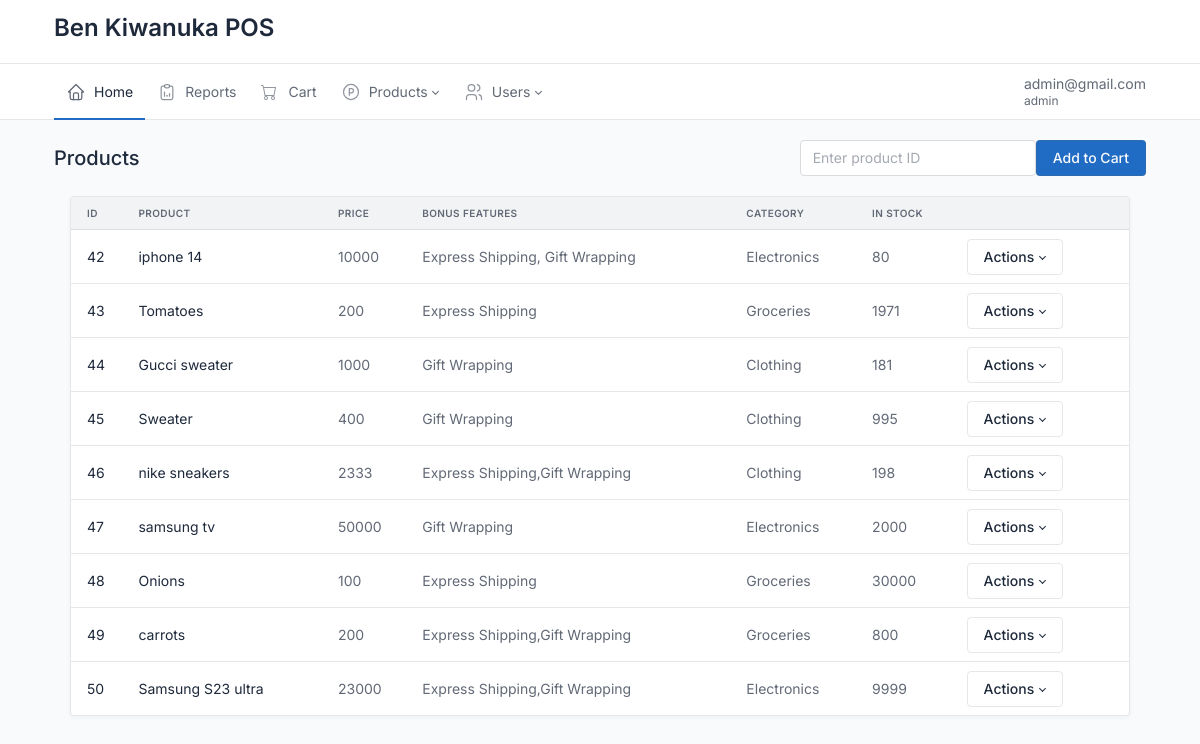
/dashboard.php (signed in), run on the app's committed database.
### tables this page shows
CREATE TABLE `users` (
  `id` int(11) NOT NULL,
  `email` varchar(255) NOT NULL,
  `pwd` varchar(255) NOT NULL,
  `user_role` varchar(255) NOT NULL
);

CREATE TABLE `products` (
  `id` int(11) NOT NULL,
  `pname` varchar(25) NOT NULL,
  `cost` varchar(25) NOT NULL,
  `category` varchar(25) NOT NULL,
  `quantity` int(11) NOT NULL,
  `bonus_feature` varchar(255) NOT NULL
);

### dashboard.php (called while the page is built, shortened)
<?php
    require "Products.php";
?>

### Products.php (the view, shortened to what this page needs)
<?php
require 'nav.php';
class Products
{
    private static $instance = null;
    public static function getInstance()
    {
        if (self::$instance == null) {
            self::$instance = new Products();
        }
        return self::$instance;
    }
    public function allProducts()
    {
        include 'mysql.php';
        $sql = "SELECT * FROM products";
        $result = $conn->query($sql);
        if ($result->num_rows > 0) {
?>
            <div class="wrapper">
                <div class="page-wrapper">
                    <div class="container-xl">
                        <div class="page-header d-print-none">
                            <div class="row align-items-center">
                                <div class="col">
                                    <div class="row align-items-center">
                                        <div class="col">
                                            <h2 class="page-title">
                                                Products
                                            </h2>
                                        </div>
                                        <div class="col-auto ms-auto d-print-none">
                                            <div class="btn-list">
                                                <form action="observer.php" method="post">
                                                    <div class="d-flex">
                                                        <input type="text" class="form-control" name="product_id" placeholder="Enter product ID">
                                                        <button type="submit" class="btn btn-primary">Add to Cart</button>
                                                    </div>
                                                </form>
                                            </div>
                                        </div>
                                    </div>
                                    <div class="page-body">
                                        <div class="container-xl">
                                            <div class="row row-cards">
                                                <div class="col-12">
                                                    <div class="card">
                                                        <div class="table-responsive">
                                                            <table class="table table-vcenter table-mobile-md card-table">
                                                                <thead>
                                                                    <tr>
                                                                        <th>Id</th>
                                                                        <th>Product</th>
                                                                        <th>Price</th>
                                                                        <th>Bonus Features</th>
                                                                        <th>Category</th>
                                                                        <th>In stock</th>
                                                                        <th class="w-auto"></th>
                                                                    </tr>
                                                                </thead>
                                                                <tbody>
                                                                    <?php
                                                                    while ($row = $result->fetch_assoc()) {
                                                                    ?>
                                                                        <tr>
                                                                            <td><?php echo $row["id"] ?></td>
                                                                            <td><?php echo $row["pname"] ?></td>
                                                                            <td class="text-muted"><?php echo $row["cost"] ?></td>
                                                                            <td class="text-muted"><?php echo $row["bonus_feature"] ?></td>
                                                                            <td class="text-muted"><?php echo $row["category"] ?></td>
                                                                            <td class="text-muted"><?php echo $row["quantity"] ?></td>
                                                                            <td>
                                                                                <div class="btn-list flex-nowrap">
                                                                                    <div class="dropdown">
                                                                                        <button class="btn dropdown-toggle align-text-top" data-bs-toggle="dropdown" aria-expanded="false">
                                                                                            Actions
                                                                                        </button>
                                                                                    </div>
                                                                                </div>
                                                                            </td>
                                                                        </tr>
                                                                    <?php
                                                                    }
                                                                    ?>
                                                                </tbody>
                                                            </table>
                                                        </div>
                                                    </div>
                                                </div>
                                            </div>
                                        </div>
                                    </div>
                                </div>
                            </div>
                        </div>
                    </div>
                </div>
            </div>
<?php
        }
    }
}
$products  = Products::getInstance();
echo $products->allProducts();
require 'footer.php';
?>

### nav.php (shortened to what this page needs)
<?php
if ($_SESSION["email"] != "") {
    $email = $_SESSION["email"];
} else {
    header("Location:http://localhost/pos/index.php");
}
require "mysql.php";
$stmt = $conn->prepare("SELECT * FROM users WHERE email = ?");
$stmt->bind_param("s", $email);
$stmt->execute();
$result = $stmt->get_result();
if ($result->num_rows > 0) {
    $row = $result->fetch_assoc();
    $role = $row['user_role'];
}
?>
<!doctype html>
<html lang="en">
<head>
    <link href="./dist/css/tabler.min.css" rel="stylesheet" />
    <link href="./dist/css/tabler-flags.min.css" rel="stylesheet" />
    <link href="./dist/css/tabler-payments.min.css" rel="stylesheet" />
    <link href="./dist/css/tabler-vendors.min.css" rel="stylesheet" />
    <link href="./dist/css/demo.min.css" rel="stylesheet" />
</head>
<body>
    <header class="navbar navbar-expand-md navbar-light d-print-none">
        <div class="container-xl">
            <h1 class="navbar-brand navbar-brand-autodark d-none-navbar-horizontal pe-0 pe-md-3">
                <a href="index.php" style="text-decoration:none">
                    <h1>Ben Kiwanuka POS</h1>
                </a>
            </h1>
        </div>
    </header>
    <div class="navbar-expand-md">
        <div class="collapse navbar-collapse" id="navbar-menu">
            <div class="navbar navbar-light">
                <div class="container-xl">
                    <ul class="navbar-nav">
                        <li class="nav-item <?php if (parse_url($_SERVER['REQUEST_URI'], PHP_URL_PATH) == "/pos/dashboard.php") {echo "active"; }?>">
                            <a class="nav-link" href="./dashboard.php">
                                <span class="nav-link-icon d-md-none d-lg-inline-block">
                                </span>
                                <span class="nav-link-title">
                                    Home
                                </span>
                            </a>
                        </li>
                        <li class="nav-item <?php if (parse_url($_SERVER['REQUEST_URI'], PHP_URL_PATH) == "/pos/reports.php") {echo "active"; }?>" <?php if($role != "admin"){echo "hidden"; }?>>
                            <a class="nav-link" href="./reports.php">
                                <span class="nav-link-icon d-md-none d-lg-inline-block">
                                </span>
                                <span class="nav-link-title">
                                    Reports
                                </span>
                            </a>
                        </li>
                        <li class="nav-item <?php if (parse_url($_SERVER['REQUEST_URI'], PHP_URL_PATH) == "/pos/cart.php") {echo "active"; }?>">
                            <a class="nav-link " href="/pos/cart.php">
                                <span class="nav-link-icon d-md-none d-lg-inline-block">
                                </span>
                                <span class="nav-link-title">
                                    Cart
                                </span>
                            </a>
                        </li>
                        <li class="nav-item dropdown <?php if (parse_url($_SERVER['REQUEST_URI'], PHP_URL_PATH) == "/pos/product_form.php") {echo "active"; }?>" <?php if($role != "admin"){echo "hidden"; }?>>
                            <a class="nav-link dropdown-toggle" href="#navbar-base" data-bs-toggle="dropdown" data-bs-auto-close="outside" role="button" aria-expanded="false">
                                <span class="nav-link-icon d-md-none d-lg-inline-block">
                                </span>
                                <span class="nav-link-title">
                                    Products
                                </span>
                            </a>
                        </li>
                        <li class="nav-item dropdown <?php if (parse_url($_SERVER['REQUEST_URI'], PHP_URL_PATH) == "/pos/all_users.php" || parse_url($_SERVER['REQUEST_URI'],PHP_URL_PATH) == "/pos/user_form.php") {echo "active"; }?>" <?php if($role != "admin"){echo "hidden"; }?> >
                            <a class="nav-link dropdown-toggle" href="#navbar-extra" data-bs-toggle="dropdown" data-bs-auto-close="outside" role="button" aria-expanded="false">
                                <span class="nav-link-icon d-md-none d-lg-inline-block">
                                </span>
                                <span class="nav-link-title">
                                    Users
                                </span>
                            </a>
                        </li>
                    </ul>
                    <div class="my-2 my-md-0 flex-grow-1 flex-md-grow-0 order-first order-md-last">
                        <form action="logout.php" method="post">
                            <div class="nav-item dropdown">
                                <a href="#" class="nav-link d-flex lh-1 text-reset p-0" data-bs-toggle="dropdown" aria-label="Open user menu" aria-expanded="false">
                                <div class="d-none d-xl-block ps-2">
                                    <div><?php echo $row["email"]; ?></div>
                                    <div class="mt-1 small text-muted"><?php echo $role; ?></div>
                                </div>
                                </a>
                            </div>
                        </form>
                    </div>
                </div>
            </div>
        </div>
    </div>

### footer.php (shortened to what this page needs)
</body>
</html>

### data on the page
users: email "admin@gmail.com", user_role "admin"
products: id "42", pname "iphone 14", cost "10000", bonus_feature "Express Shipping, Gift Wrapping", category "Electronics", quantity "80"
products: id "43", pname "Tomatoes", cost "200", bonus_feature "Express Shipping", category "Groceries", quantity "1971"
products: id "44", pname "Gucci sweater", cost "1000", bonus_feature "Gift Wrapping", category "Clothing", quantity "181"
products: id "45", pname "Sweater", cost "400", bonus_feature "Gift Wrapping", category "Clothing", quantity "995"
products: id "46", pname "nike sneakers", cost "2333", bonus_feature "Express Shipping,Gift Wrapping", category "Clothing", quantity "198"
products: id "47", pname "samsung tv", cost "50000", bonus_feature "Gift Wrapping", category "Electronics", quantity "2000"
products: id "48", pname "Onions", cost "100", bonus_feature "Express Shipping", category "Groceries", quantity "30000"
products: id "49", pname "carrots", cost "200", bonus_feature "Express Shipping,Gift Wrapping", category "Groceries", quantity "800"
products: id "50", pname "Samsung S23 ultra", cost "23000", bonus_feature "Express Shipping,Gift Wrapping", category "Electronics", quantity "9999"
